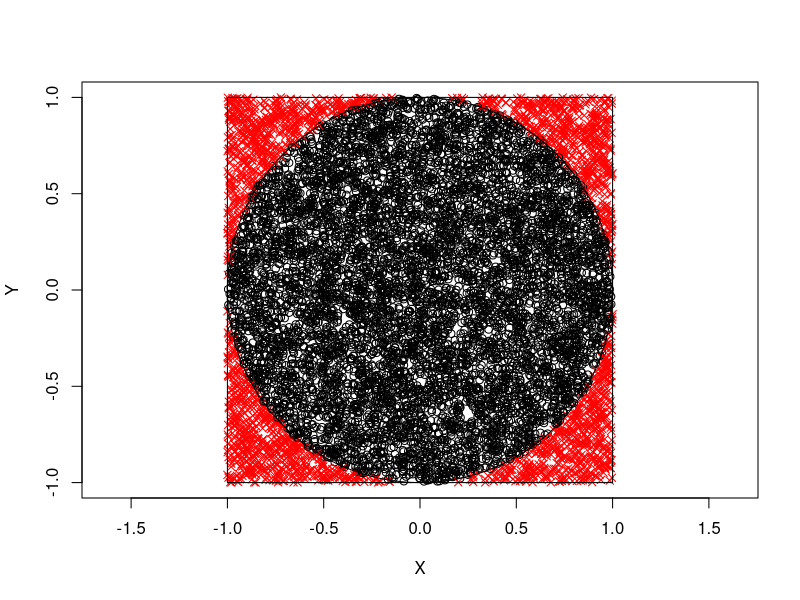
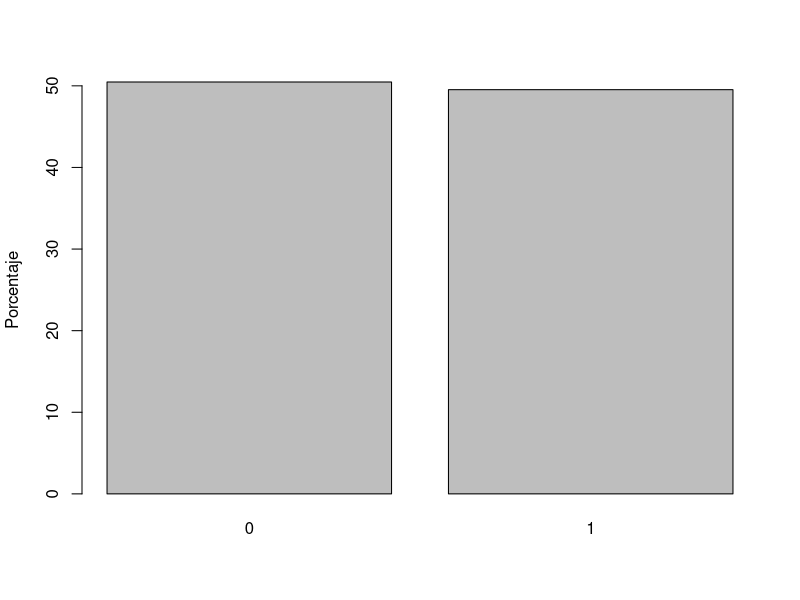
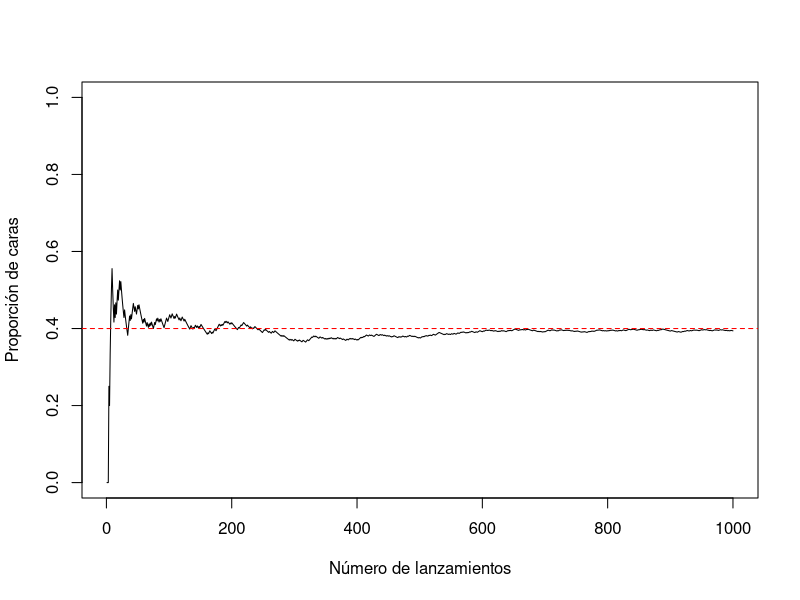

Source code (R) for these figures, in order: (Note: this script raises an error after producing the figures.)
## ---- chunk 1

## ---- chunk 2
    set.seed(1)
    nsim <- 10000
    x <- runif(nsim, -1, 1)
    y <- runif(nsim, -1, 1)
## ---- chunk 3
    indice <- (x+y < 0)
    sum(indice)/nsim
## ---- chunk 4
    mean(indice)
## ---- chunk 5
    set.seed(1)
    n <- 10000
    x <- runif(n, -1, 1)
    y <- runif(n, -1, 1)
    indice <- (x^2+y^2 < 1)
    mean(indice)
    pi/4
    pi_aprox <- 4*mean(indice)
    pi_aprox
## ---- chunk 6
    # Colores y símbolos dependiendo de si el índice correspondiente es verdadero:
    color <- ifelse(indice, "black", "red") 
    simbolo <- ifelse(indice, 1, 4)
    plot(x, y, pch = simbolo, col = color, 
         xlim = c(-1, 1), ylim = c(-1, 1), xlab="X", ylab="Y", asp = 1) 
         # asp = 1 para dibujar circulo
    symbols(0, 0, circles = 1, inches = FALSE, add = TRUE)
    symbols(0, 0, squares = 2, inches = FALSE, add = TRUE)
## ---- chunk 7
    set.seed(1)
    nsim <- 10000
    x <- sample(c(cara = 1, cruz = 0), nsim, replace = TRUE, prob = c(0.5,0.5))
    mean(x)
    barplot(100*table(x)/nsim, ylab = "Porcentaje") # Representar porcentajes 
## ---- chunk 8
    set.seed(1)
    nsim <- 1000
    p <- 0.4
    x <- rbinom(nsim, size = 1, prob = p) # Simulamos una Bernouilli
    n <- 1:nsim
    # Alternativa programación: x <- runif(nsim) < p
    mean(x)
    plot(n, cumsum(x)/n, type="l", ylab="Proporción de caras", 
         xlab="Número de lanzamientos", ylim=c(0,1))
    abline(h=p, lty=2, col="red")
## ---- chunk 9
#  ![Circuito](images/circuito2.png)
knitr::include_graphics("images/circuito2.png")
## ---- chunk 10
set.seed(1)
nsim <- 10000
x1 <- rbinom(nsim, size=1, prob=0.9)
x2 <- rbinom(nsim, size=1, prob=0.8)
z1 <- x1 | x2   # Operador lógico "O"
x3 <- rbinom(nsim, size=1, prob=0.6)
x4 <- rbinom(nsim, size=1, prob=0.5)
z2 <- x3 | x4
z3 <- z1 | z2
x5 <- rbinom(nsim, size=1, prob=0.7)
fin <- z3 & x5  # Operador lógico "Y"
mean(fin)
## ---- chunk 11
    deMere <- function(n = 4){
      lanz <- sample(1:6, replace=TRUE, size=n)
      return(6 %in% lanz)
    }
    
    n <- 4
    lanz <- sample(1:6, replace=TRUE, size=n)
    lanz
    6 %in% lanz
## ---- chunk 12
    set.seed(1)
    n <- 4
    nsim <- 10000
    mean(replicate(nsim, deMere(n)))
    1-(5/6)^n
## ---- chunk 13
CPUtimeini <- function() {
  .tiempo.ini <<- proc.time()
  .tiempo.last <<- .tiempo.ini
}

CPUtimeprint <- function() {
  tmp <- proc.time()
  cat("\nTiempo última operación:\n")
  print(tmp-.tiempo.last)
  cat("Tiempo total operación:\n")
  print(tmp-.tiempo.ini)
  .tiempo.last <<- tmp
}

## ---- chunk 14
funtest <- function(n) median(runif(n)) # Función de prueba...
CPUtimeini()
funtest(1000000)
CPUtimeprint()
funtest(1000)
CPUtimeprint()
## ---- chunk 15
# CPU time utilities
# ------------------

#' @rdname npsp-internals
#' @keywords internal
#' @export
.cpu.time.ini <- function() {
    time.ini <- structure(rep(0, 5), .Names = c("user.self", "sys.self", "elapsed",  
        "user.child", "sys.child"), class = "proc_time")# proc.time()
    time.last <- time.ini
    function(..., reset = FALSE, total = TRUE, last = TRUE, flush = FALSE) {
        res <- list(time = proc.time())
        if (reset) {
            time.ini <<- res$time
            time.last <<- time.ini        
            res$last <- res$total <- 0
            if (total | last) cat("CPU time has been initialized.\n")
        } else {        
            res$last <- res$time - time.last
            res$total <- res$time - time.ini
            if (last) {
                cat("Time of last operation:", ..., "\n")
                print(res$last)
            }    
            if (total) {
                cat("Total time:\n")
                print(res$total)
            }
            if (flush) flush.console()
            time.last <<- res$time
        }    
        return(invisible(res))
    }
}

#' Total and partial CPU time used
#' 
#' Returns and (optionally) prints the total and/or partial 
#' (since the last call to this function) 
#' real and CPU times.
#' @param ... objects (describing the last operation) to be printed  
#' (using \code{\link{cat}}), 
#' if \code{last == TRUE}.
#' @param reset logical; if \code{TRUE}, time counters are initialized. 
#' @param total logical; if \code{TRUE}, the total time used is printed. 
#' @param last logical; if \code{TRUE}, the partial time used is printed. 
#' @param flush logical; if \code{TRUE}, \code{\link{flush.console}} is called.
#' @return Invisibly returns a list with  the following 3 components 
#' (objects of class \code{"proc_time"}):
#' \item{time}{user, system, and total elapsed times for the currently running R process 
#' (result of a call to \code{\link{proc.time}}). }
#' \item{last, total}{differences between the corresponding \code{\link{proc.time}} calls.}
#' @seealso
#' \code{\link{proc.time}}, \code{\link{system.time}}, \code{\link{flush.console}}.
#' @export
cpu.time <- .cpu.time.ini()

## ---- chunk 16
cpu.time(reset = TRUE)
res <- funtest(1000000)
cpu.time('\nSample median of', 1000000, 'values =', res, total = FALSE)
res <- funtest(1000)
cpu.time('\nSample median of', 1000, 'values =', res)
